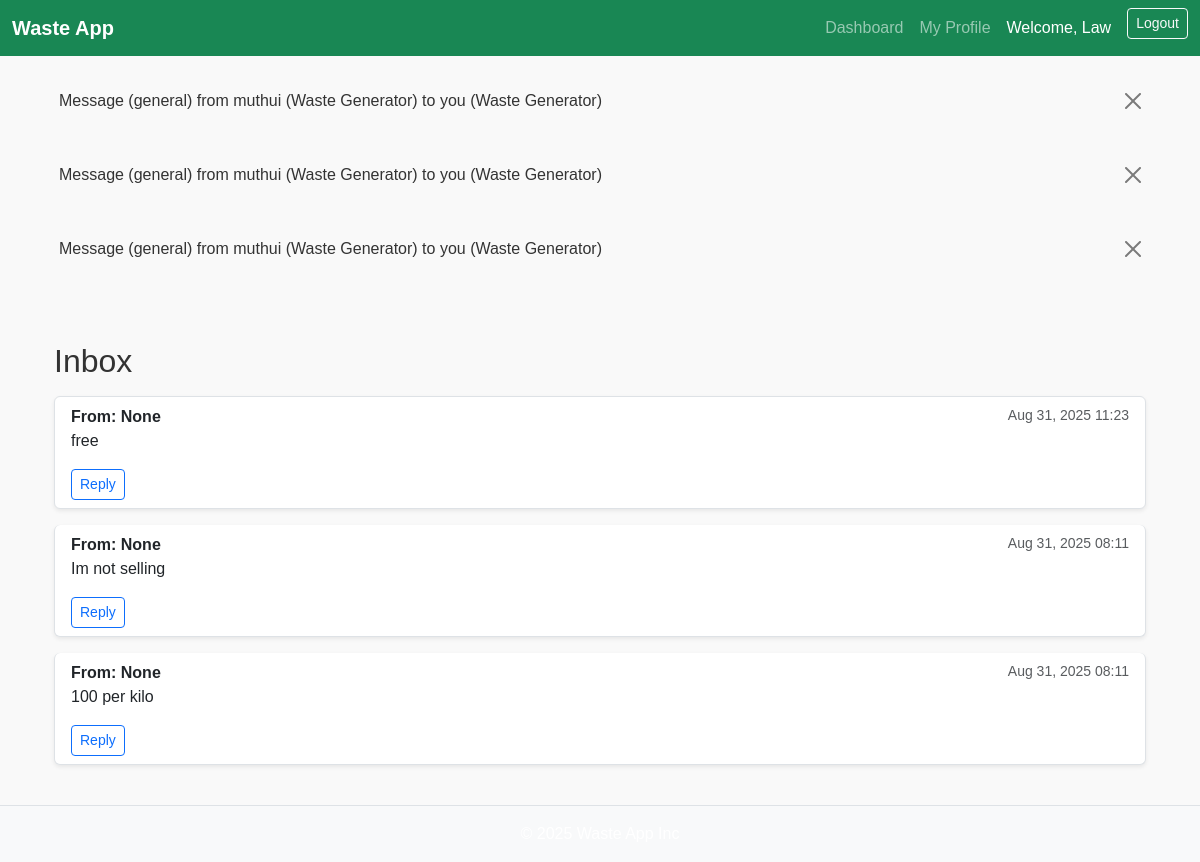
The page /messages/inbox/ (signed in) on the database its author committed.
### core/models.py (models this page shows, shortened)
class CustomUser(AbstractUser):
    ROLE_CHOICES = ( ('generator', 'Waste Generator'),
                    ('recycler', 'Recycler'),
                    )
    role = models.CharField(max_length=20, choices=ROLE_CHOICES)
    phone_number = models.CharField(max_length=15, blank=True, null=True)
    username = None
    email = models.EmailField(unique=True)
    USERNAME_FIELD = 'email'
    REQUIRED_FIELDS = []
    objects = CustomUserManager()
    def __str__(self):
        prefix = self.email.split('@')[0]
        role = self.get_role_display() if self.role else ""
        return f"{prefix} ({role})" if role else prefix

### messaging/models.py (models this page shows, shortened)
class Message(models.Model):
    sender = models.ForeignKey(
        settings.AUTH_USER_MODEL,
        related_name="sent_messages",
        on_delete=models.CASCADE
    )
    receiver = models.ForeignKey(
        settings.AUTH_USER_MODEL,
        related_name="received_messages",
        on_delete=models.CASCADE
    )
    waste_post = models.ForeignKey(
        WastePost,
        related_name="messages",
        on_delete=models.CASCADE,
        null=True,
        blank=True
    )
    content = models.TextField()
    timestamp = models.DateTimeField(auto_now_add=True)
    def __str__(self):
        if self.waste_post:
            return f"Message (waste-related) from {self.sender} to {self.receiver}"
        return f"Message (general) from {self.sender} to {self.receiver}"

### messaging/views.py (the view)
# urls.py: path("inbox/", views.inbox, name="inbox"),
@login_required
def inbox(request):
    messages = Message.objects.filter(receiver=request.user).select_related("sender").order_by("-timestamp")
    return render(request, "messaging/inbox.html", {"messages": messages})

### messaging/templates/messaging/inbox.html (shortened to what this page needs)
{% extends "base.html" %}
{% block content %}
<div class="container mt-4">
    <h2 class="mb-3">Inbox</h2>
    {% if messages %}
        <div class="list-group">
            {% for msg in messages %}
                <div class="list-group-item mb-3 shadow-sm rounded">
                    <div class="d-flex justify-content-between">
                        <strong>From: {{ msg.sender.username }}</strong>
                        <small class="text-muted">{{ msg.timestamp|date:"M d, Y H:i" }}</small>
                    </div>
                    <p>{{ msg.content }}</p>
                    <div>
                        <a href="{% url 'send_message' receiver_id=msg.sender.id %}" class="btn btn-sm btn-outline-primary">
                            Reply
                        </a>
                    </div>
                </div>
            {% endfor %}
        </div>
    {% else %}
        <p class="text-muted">No messages yet.</p>
    {% endif %}
</div>
{% endblock %}

### templates/base.html (shortened to what this page needs)
{% load static %}
<!DOCTYPE html>
<html lang="en">
<head>
    <link href="https://cdn.jsdelivr.net/npm/bootstrap@5.3.3/dist/css/bootstrap.min.css" rel="stylesheet">
    <link rel="stylesheet" href="{% static 'css/styles.css' %}">
</head>
<body class="d-flex flex-column min-vh-100">
    <nav class="navbar navbar-expand-lg navbar-dark bg-success">
        <div class="container-fluid">
            <a class="navbar-brand fw-bold" href="{% url 'dashboard' %}">Waste App</a>
            <div class="collapse navbar-collapse" id="navbarNav">
                <ul class="navbar-nav ms-auto">
                    {% if user.is_authenticated %}
                        <li class="nav-item">
                            <a class="nav-link" href="{% url 'dashboard' %}">Dashboard</a>
                        </li>
                        <li class="nav-item">
                            <a class="nav-link" href="{% url 'profile' %}">My Profile</a>
                        </li>
                        <li class="nav-item d-flex align-items-center text-white px-2">
                            Welcome, {{ user.first_name|default:user.email }}
                        </li>
                        <li class="nav-item">
                            <form method="post" action="{% url 'logout' %}" class="d-inline">
                                <button type="submit" class="btn btn-sm btn-outline-light ms-2">Logout</button>
                            </form>
                        </li>
                    {% endif %}
                </ul>
            </div>
        </div>
    </nav>
    <div class="container mt-3">
        {% if messages %}
            {% for message in messages %}
                <div class="alert alert-{{ message.tags }} alert-dismissible fade show" role="alert">
                    {{ message }}
                    <button type="button" class="btn-close" data-bs-dismiss="alert" aria-label="Close"></button>
                </div>
            {% endfor %}
        {% endif %}
    </div>
    <main class="container my-4 flex-grow-1">
        {% block content %}{% endblock %}
    </main>
    <footer class="bg-light text-center py-3 mt-auto border-top">
        <p class="mb-0">&copy; 2025 Waste App Inc</p>
    </footer>
</body>
</html>

### static/css/styles.css (style rules this page uses)
* { margin: 0; padding: 0; box-sizing: border-box; }
body { font-family: Arial, sans-serif; background-color: #f9f9f9; color: #333; }
footer { text-align: center; margin-top: 50px; padding: 10px; background-color: #333; color: white; }

### rows shown on the page
CustomUser: first_name "Law"
Message: waste_post+sender+receiver "Message (general) from muthui (Waste Generator) to you (Waste Generator)", sender.username "None", timestamp "Aug 31, 2025 11:23", content "free"
Message: waste_post+sender+receiver "Message (general) from muthui (Waste Generator) to you (Waste Generator)", sender.username "None", timestamp "Aug 31, 2025 08:11", content "Im not selling"
Message: waste_post+sender+receiver "Message (general) from muthui (Waste Generator) to you (Waste Generator)", sender.username "None", timestamp "Aug 31, 2025 08:11", content "100 per kilo"
